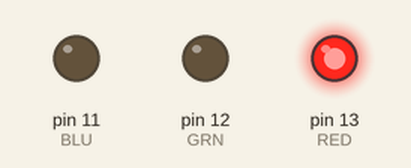
The sketch below on a simulated Arduino Uno, built with avr-gcc and run on an emulated ATmega328P. On the bench: output pins drawn as LEDs (lit = HIGH).

Above: at 0.5 s.
At 1.5 s:
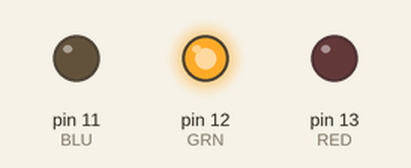
At 5.5 s:
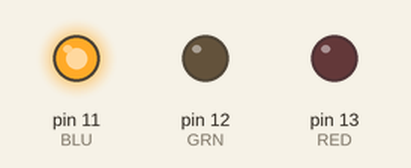
Timing chart, 0 to 6.9 s (numbered marks = the images above):
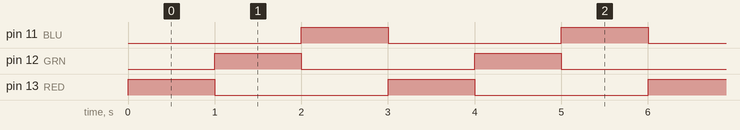

Measured:
- by itself, pin 11 (BLU), pin 12 (GRN), pin 13 (RED): alternates HIGH for 1.0 s and LOW for 2.0 s
- by itself, everything shown: repeats every 3.0 s, in 3 steps

The sketch:

RGB_LED.ino
```cpp
/*
  RGB LED

  Turns in order the RGB colors on the LED.
*/

#define RED 13
#define GRN 12
#define BLU 11

void setup() {
   pinMode(RED, OUTPUT);
   pinMode(GRN, OUTPUT);
   pinMode(BLU, OUTPUT);
}

void loop() {
   digitalWrite(RED, HIGH);
   digitalWrite(GRN, LOW);
   digitalWrite(BLU, LOW);

   delay(1000);

   digitalWrite(RED, LOW);
   digitalWrite(GRN, HIGH);
   digitalWrite(BLU, LOW);

   delay(1000);

   digitalWrite(RED, LOW);
   digitalWrite(GRN, LOW);
   digitalWrite(BLU, HIGH);

   delay(1000);
}
```
